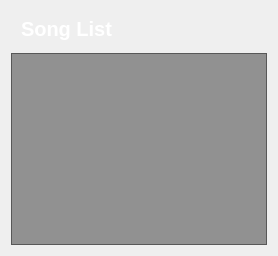
    <widget class="QWidget" name="song_list_page">
     <layout class="QVBoxLayout" name="verticalLayout">
      <item>
       <widget class="QFrame" name="frame_5">
        <property name="styleSheet">
         <string notr="true">background-color: rgba(255, 255, 255, 0);</string>
        </property>
        <property name="frameShape">
         <enum>QFrame::StyledPanel</enum>
        </property>
        <property name="frameShadow">
         <enum>QFrame::Raised</enum>
        </property>
        <layout class="QHBoxLayout" name="horizontalLayout_4">
         <property name="topMargin">
          <number>0</number>
         </property>
         <property name="bottomMargin">
          <number>0</number>
         </property>
         <item>
          <widget class="QLabel" name="label_6">
           <property name="font">
            <font>
             <pointsize>15</pointsize>
             <weight>75</weight>
             <bold>true</bold>
            </font>
           </property>
           <property name="styleSheet">
            <string notr="true">color: rgb(255, 255, 255);</string>
           </property>
           <property name="text">
            <string>Song List</string>
           </property>
          </widget>
         </item>
         <item>
          <widget class="QFrame" name="frame_6">
           <property name="maximumSize">
            <size>
             <width>130</width>
             <height>16777215</height>
            </size>
           </property>
           <property name="frameShape">
            <enum>QFrame::StyledPanel</enum>
           </property>
           <property name="frameShadow">
            <enum>QFrame::Raised</enum>
           </property>
           <layout class="QHBoxLayout" name="horizontalLayout_3">
            <item>
             <widget class="QPushButton" name="add_songs_btn">
              <property name="cursor">
               <cursorShape>PointingHandCursor</cursorShape>
              </property>
              <property name="styleSheet">
               <string notr="true">background-color: rgb(255, 255, 255,0);
border-radius:5px;</string>
              </property>
              <property name="text">
               <string/>
              </property>
              <property name="icon">
               <iconset resource="res.qrc">
                <normaloff>:/img/utils/images/addFromLocal.png</normaloff>:/img/utils/images/addFromLocal.png</iconset>
              </property>
              <property name="iconSize">
               <size>
                <width>32</width>
                <height>32</height>
               </size>
              </property>
             </widget>
            </item>
            <item>
             <widget class="QPushButton" name="delete_selected_btn">
              <property name="cursor">
               <cursorShape>PointingHandCursor</cursorShape>
              </property>
              <property name="styleSheet">
               <string notr="true">background-color: rgb(255, 255, 255,0);
border-radius:5px;</string>
              </property>
              <property name="text">
               <string/>
              </property>
              <property name="icon">
               <iconset resource="res.qrc">
                <normaloff>:/img/utils/images/clear.png</normaloff>:/img/utils/images/clear.png</iconset>
              </property>
              <property name="iconSize">
               <size>
                <width>32</width>
                <height>32</height>
               </size>
              </property>
             </widget>
            </item>
            <item>
             <widget class="QPushButton" name="delete_all_songs_btn">
              <property name="cursor">
               <cursorShape>PointingHandCursor</cursorShape>
              </property>
              <property name="styleSheet">
               <string notr="true">background-color: rgb(255, 255, 255,0);
border-radius:5px;</string>
              </property>
              <property name="text">
               <string/>
              </property>
              <property name="icon">
               <iconset resource="res.qrc">
                <normaloff>:/img/utils/images/remove.png</normaloff>:/img/utils/images/remove.png</iconset>
              </property>
              <property name="iconSize">
               <size>
                <width>32</width>
                <height>32</height>
               </size>
              </property>
             </widget>
            </item>
           </layout>
          </widget>
         </item>
        </layout>
       </widget>
      </item>
      <item>
       <widget class="QListWidget" name="loaded_songs_listWidget">
        <property name="font">
         <font>
          <pointsize>13</pointsize>
          <weight>75</weight>
          <bold>true</bold>
         </font>
        </property>
        <property name="cursor" stdset="0">
         <cursorShape>PointingHandCursor</cursorShape>
        </property>
        <property name="styleSheet">
         <string notr="true">color: rgb(86, 227, 194);
background-color: rgba(0, 0, 0, 100);

selection-background-color: rgb(255, 140, 64);
selection-color: rgb(255, 255, 255);
padding:10px;
</string>
        </property>
        <property name="verticalScrollBarPolicy">
         <enum>Qt::ScrollBarAlwaysOff</enum>
        </property>
        <property name="horizontalScrollBarPolicy">
         <enum>Qt::ScrollBarAlwaysOff</enum>
        </property>
       </widget>
      </item>
     </layout>
    </widget>
